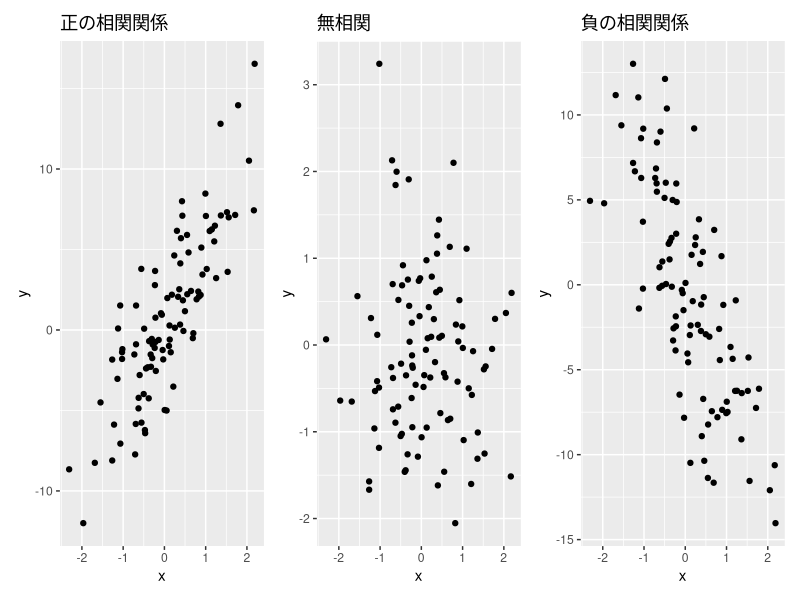

The R script that drew this image:
## ---- chunk 1
#| message: false
library(dplyr)
library(ggplot2)
library(patchwork)
library(palmerpenguins)
## ---- chunk 2
#| tbl-cap: ペンギンデータの口ばしと翼の長さの値
#| df-print: paged
penguins |> 
  select(flipper_length_mm, bill_length_mm) |> 
  slice_head(n = 10)
## ---- chunk 3
#| label: fig-correlation
#| fig-cap: 相関関係を示す3つの状態
#| fig-width: 12
#| fig-height: 4.6
#| dev: ragg_png
set.seed(123)
df_corr <- 
  tibble::tibble(
  x = rnorm(100),
  y = rnorm(100),
  y_positive = 5 * x + rnorm(100, sd = 3),
  y_negative = -5 * x + rnorm(100, sd = 4))

p1 <- 
  df_corr |> 
  ggplot(aes(x, y_positive)) +
  geom_point() +
  ylab("y") +
  labs(title = "正の相関関係")
p2 <- 
  df_corr |>  
  ggplot(aes(x, y)) +
  geom_point() +
  labs(title = "無相関")
p3 <- 
  df_corr |> 
  ggplot(aes(x, y_negative)) +
  geom_point() +
  ylab("y") +
  labs(title = "負の相関関係")

p1 + p2 + p3 + 
  plot_layout(ncol = 3)
## ---- chunk 4
#| code-fold: false
#| df-print: tibble
# ペンギンデータから2件分を取り出して共分散を求めます
df <- 
  penguins |> 
  slice_head(n = 2) |> 
  select(flipper_length_mm, bill_length_mm)

df

# 平均、偏差を求めます
df <- 
  df |> 
  mutate(across(everything(),.fns = mean, .names = "{.col}_mean")) |> 
  rowwise() |> 
  mutate(flipper_length_deviation = flipper_length_mm - flipper_length_mm_mean,
         bill_length_deviation = bill_length_mm - bill_length_mm_mean)

df
## ---- chunk 5
#| code-fold: false
df |> 
  transmute(deviation_cross = flipper_length_deviation * bill_length_deviation) |> 
  ungroup() |> 
  pull(deviation_cross) |> 
  sum() / nrow(df)
## ---- chunk 6
# Rでは n -1 で割る不偏共分散が計算される
cov(df$flipper_length_mm, df$bill_length_mm)

# nで割る共分散を知りたい場合
cov(df$flipper_length_mm, df$bill_length_mm) * (nrow(df)-1) / nrow(df)
## ---- chunk 7
df_mm <- 
  penguins |> 
  select(flipper_length_mm, bill_length_mm) |> 
  purrr::set_names(c("flipper_length", "bill_length"))

cov(df_mm$flipper_length, df_mm$bill_length, use = "complete.obs")
## ---- chunk 8
df_cm <- 
  df_mm |> 
  transmute(across(everything(), .fns = ~ .x / 10))

cov(df_cm$flipper_length, df_cm$bill_length,  use = "complete.obs")
## ---- chunk 9
cor(df_mm$flipper_length, df_mm$bill_length, use = "complete.obs")
## ---- chunk 10
#| label: tbl-correlation
#| tbl-cap: 相関係数の目安
#| code-fold: true
tibble::tribble(
  ~相関係数, ~相関の強さ,
  "\u00b10.7以上", "とても強い",
  "\u00b10.4~0.7", "やや強い",
  "\u00b10.2~0.4", "弱い",
  "\u00b10.2以下", "ほとんどなし")
## ---- chunk 11
cor(df_cm$flipper_length, df_cm$bill_length, use = "complete.obs")
## ---- chunk 12
# 相関係数はデータの測定単位や標準化の有無に依存しない
cor(scale(df_mm$flipper_length), scale(df_mm$bill_length), use = "complete.obs")
cor(scale(df_cm$flipper_length), scale(df_cm$bill_length), use = "complete.obs")
## ---- chunk 13
#| label: tbl-penguins_sp_islands
#| tbl-cap: ペンギンデータにおける島ごとの種数
#| warning: false
library(dplyr)
library(palmerpenguins)
penguins |> 
  count(species, island) |> 
  tidyr::pivot_wider(names_from = island, values_from = n, values_fill = 0)
